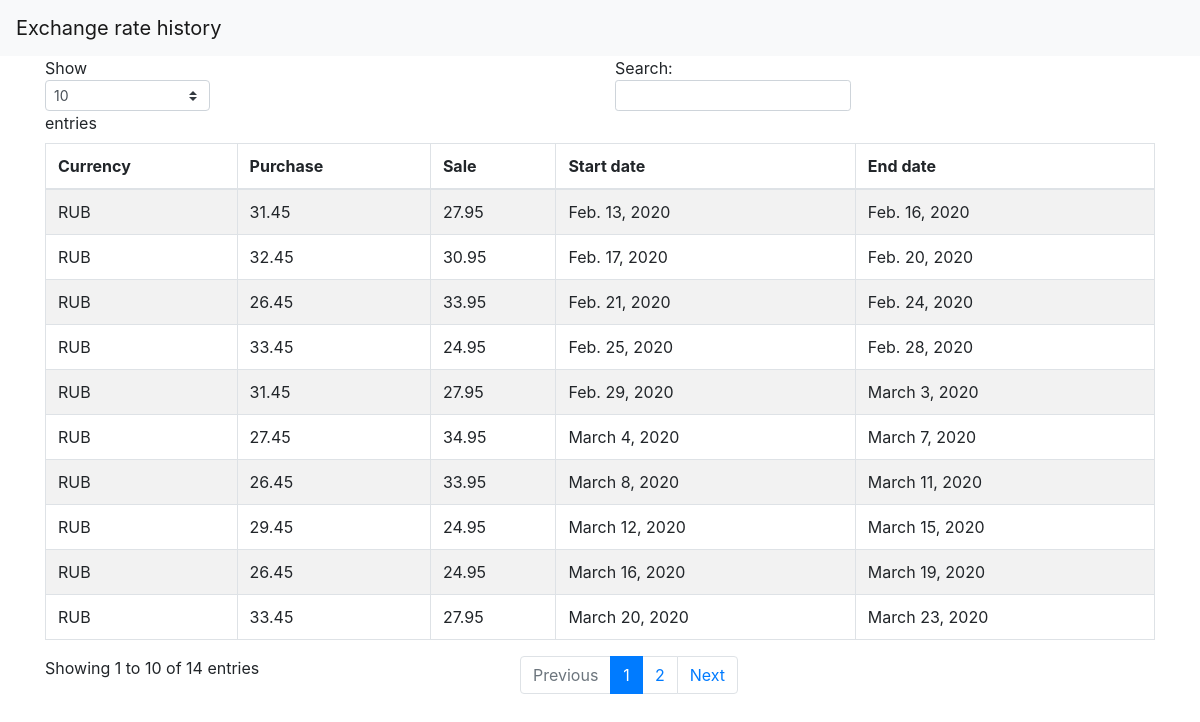
The page /currencylist/RUB on the database its author committed.
### currencylist/models.py (models this page shows, shortened)
class ExchangeRate(models.Model):
    purchase = models.FloatField(validators=[MinValueValidator(0), ])
    sale = models.FloatField(validators=[MinValueValidator(0), ])
    currency = models.ForeignKey(CurrencyDictionary, on_delete=models.CASCADE)
    start_date = models.DateField(default=datetime.date.today, blank=True)
    end_date = models.DateField(default=None, blank=True, null=True)

class CurrencyDictionary(models.Model):
    full_name = models.CharField(max_length=80)
    code = models.CharField(max_length=10)

### currencylist/views.py (the view)
# urls.py: path('currencylist/<slug:code>', views.ExchangeRateHistory.as_view())
class ExchangeRateHistory(ListView):
    context_object_name = 'exchange_rate_model'
    template_name = 'currency_history.html'
    context_object_name = 'exchange_rate_model'
    def get_context_data(self, **kwargs):
        context = super(ExchangeRateHistory, self).get_context_data(**kwargs)
        context['page_title'] = 'Exchange rate history'
        return context
    def get_queryset(self):
        print("hello")
        return ExchangeRate.objects.filter(currency__code=self.kwargs['code'])

### currencylist/templates/currency_history.html
{% extends "index.html" %}
{% block content %}
<div class="container">
         <table id="example" class="table table-striped table-bordered" style="width:100%">
            <thead>
               <tr>
                  <th>Currency</th>
                  <th>Purchase </th>
                  <th>Sale</th>
                  <th>Start date</th>
                  <th>End date</th>
               </tr>
            </thead>
            <tbody>
               {% for item in exchange_rate_model %}
               <tr>
                  <td>{{ item.currency.code }}</td>
                  <td>{{ item.purchase }}</td>
                  <td>{{ item.sale }}</td>
                  <td>{{ item.start_date }}</td>
                  <td>{{ item.end_date }}</td>
               </tr>
               {% endfor %}
            </tbody>
         </table>
      </div>
{% endblock %}

### rows shown on the page
ExchangeRate: currency.code "RUB", purchase "31.45", sale "27.95", start_date "Feb. 13, 2020", end_date "Feb. 16, 2020"
ExchangeRate: currency.code "RUB", purchase "32.45", sale "30.95", start_date "Feb. 17, 2020", end_date "Feb. 20, 2020"
ExchangeRate: currency.code "RUB", purchase "26.45", sale "33.95", start_date "Feb. 21, 2020", end_date "Feb. 24, 2020"
ExchangeRate: currency.code "RUB", purchase "33.45", sale "24.95", start_date "Feb. 25, 2020", end_date "Feb. 28, 2020"
ExchangeRate: currency.code "RUB", purchase "31.45", sale "27.95", start_date "Feb. 29, 2020", end_date "March 3, 2020"
ExchangeRate: currency.code "RUB", purchase "27.45", sale "34.95", start_date "March 4, 2020", end_date "March 7, 2020"
ExchangeRate: currency.code "RUB", purchase "26.45", sale "33.95", start_date "March 8, 2020", end_date "March 11, 2020"
ExchangeRate: currency.code "RUB", purchase "29.45", sale "24.95", start_date "March 12, 2020", end_date "March 15, 2020"
ExchangeRate: currency.code "RUB", purchase "26.45", sale "24.95", start_date "March 16, 2020", end_date "March 19, 2020"
ExchangeRate: currency.code "RUB", purchase "33.45", sale "27.95", start_date "March 20, 2020", end_date "March 23, 2020"

### other values the page prints
{{ page_title }} "Exchange rate history"
